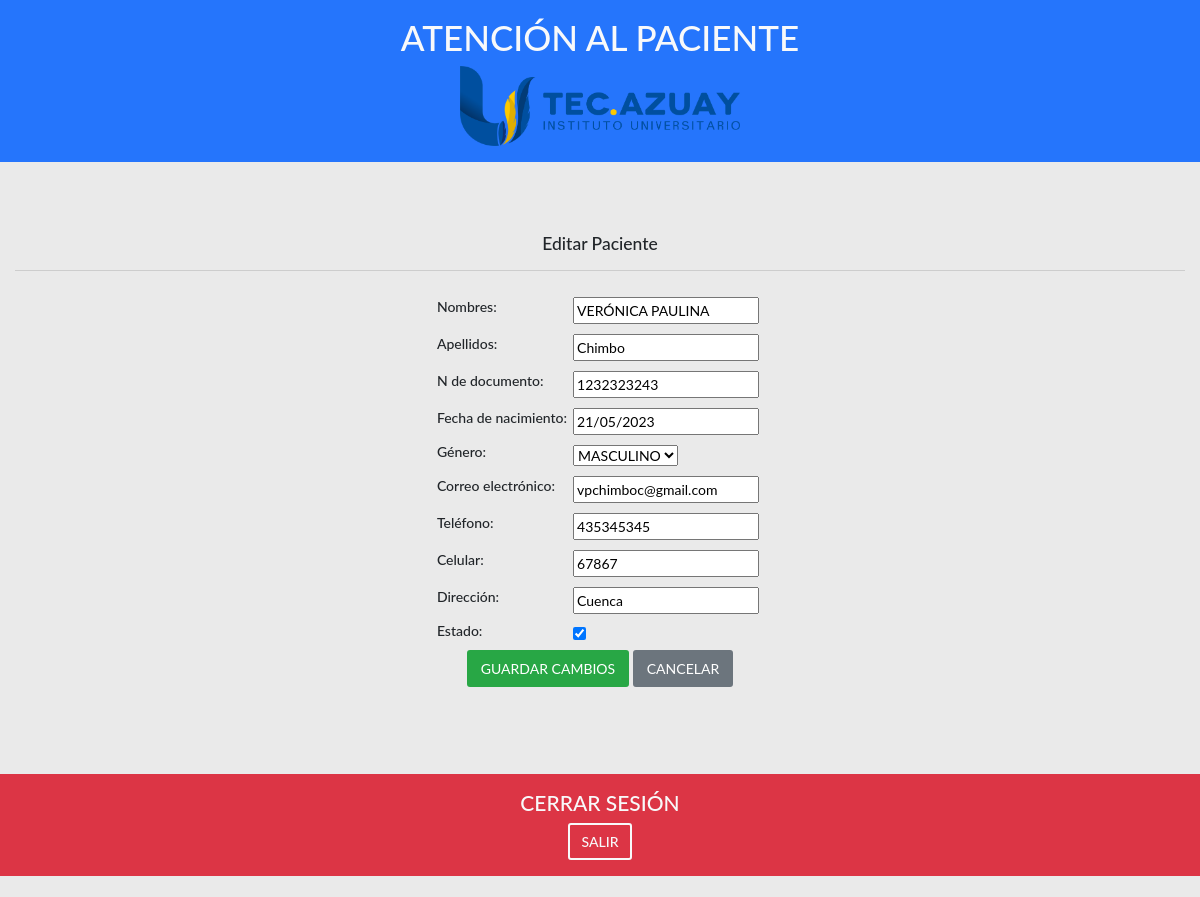
The app's page /home/pacientes/edit/11111-fghjk (signed in) with its own data.
### app/models.py (models this page shows, shortened)
class Paciente(models.Model):
    nombre = models.CharField("Nombres", max_length=65, null=False, blank=False)
    apellido = models.CharField("Apellidos", max_length=65, null=False, blank=False)
    dni = models.CharField('N de documento', max_length=10, unique=True, blank=False, null=False)
    fecha_nacimiento = models.DateField("Fecha de nacimiento", default=date.today, null=False, blank=False)
    genero = models.PositiveIntegerField("Género", choices=[(1, "MASCULINO"), (2, "FEMENINO")], default=1)
    email = models.EmailField("Correo electrónico", max_length=45, unique=True, blank=True, null=True)
    telefono = models.CharField("Teléfono", max_length=10, blank=True, null=True)
    celular = models.CharField("Celular", max_length=10, blank=True, null=True)
    direccion = models.CharField("Dirección", max_length=60, null=True, blank=True)
    estado = models.BooleanField("Estado", default=True)
    fecha_registro = models.DateTimeField('Fecha de registro', auto_now=False, auto_now_add=True)
    slug = AutoSlugField(populate_from=generar_slug, editable=False)
    class Meta:
        db_table = 'paciente'

### app/views.py (the view)
# urls.py: path('home/pacientes/edit/<slug:slug>', PacienteEditView.as_view(), name='paciente_edit'),
class PacienteEditView(LoginRequiredMixin, UpdateView):
    template_name = 'paciente/form.html'
    model = Paciente
    form_class = PacienteForm
    success_url = reverse_lazy('paciente_list')
    slug_url_kwarg='slug'
    def get_context_data(self, **kwargs):
        context = super().get_context_data(**kwargs)
        context['title_form'] = 'Editar Paciente'
        return context

### app/forms.py
class PacienteForm(ModelForm):
    def __init__(self, *args, **kwargs):
        super().__init__(*args, **kwargs)
    class Meta:
        model = Paciente
        fields = '__all__'
        exclude = ['fecha_registro']

### app/templates/paciente/form.html
{% extends 'base/form_create.html' %}
{% load static %}
{% block card_body %}
    <table class="mx-auto">
        {{ form.as_table }}
    </table>
{% endblock %}
{% block atras %}
    <a href="{% url 'paciente_list' %}" class="btn btn-secondary">CANCELAR</a>
{% endblock %}

### static_local/css/style.css (style rules this page uses)
table > tbody > tr { padding: 0px 0px !important; }
table > tbody > tr > td { padding: 5px 5px !important; }
table > tbody > tr > td { color: #505f66 !important; }

### records on screen
Paciente: nombre "VERÓNICA PAULINA", apellido "Chimbo", dni "1232323243", fecha_nacimiento "21/05/2023", genero "MASCULINO", email "vpchimboc@gmail.com", telefono "435345345", celular "67867", direccion "Cuenca", estado "☑"

### other values on screen
{{ title_form }} "Editar Paciente"
